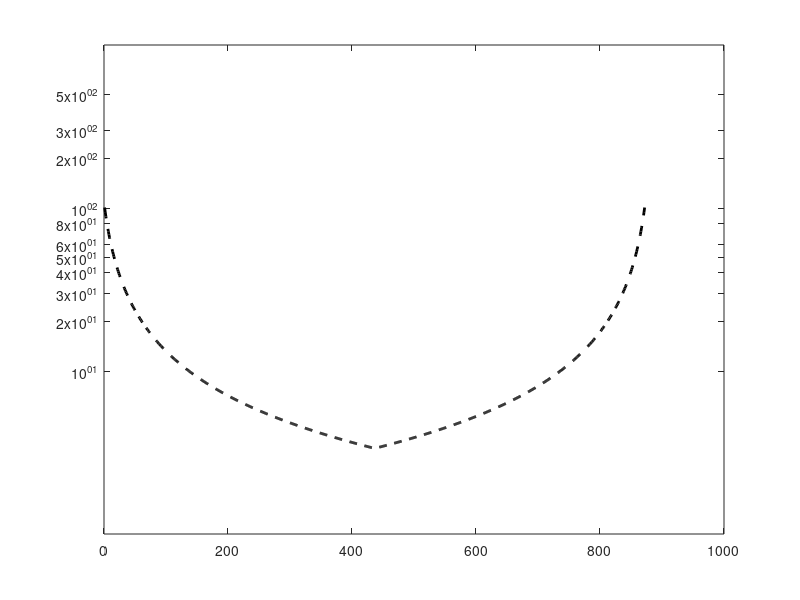
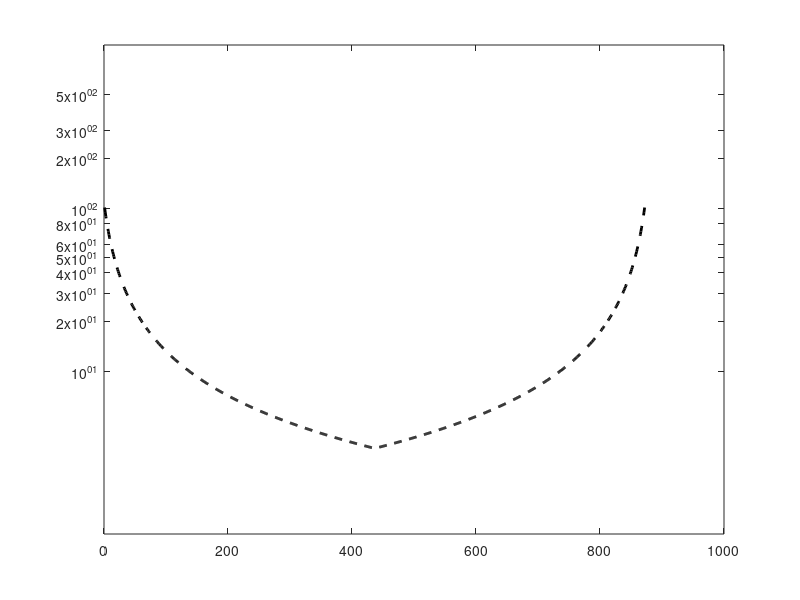

Recreate these plots in MATLAB, in order.
v = [100.663350928019
94.3718914950174
88.8206037600164
83.8861257733488
79.4710665221199
75.4975131960139
71.9023935200133
68.6341029054672
65.6500114747947
62.9145943300116
60.3980105568111
58.0750101507799
55.9240838488992
53.9267951400099
52.0672504800096
50.3316754640093
48.7080730296864
47.1859457475087
45.7560686036448
44.4103018800082
43.1414361120080
41.9430628866744
40.8094665924400
39.7355332610600
38.7166734338533
37.7487565980070
36.8280552175678
35.9511967600066
35.1151224167507
34.3170514527336
33.5544503093395
32.8250057373974
32.1266013600059
31.4572971650058
30.8153115085771
30.1990052784056
29.6068679200055
29.0375050753900
28.4896276211373
27.9620419244496
27.4536411621869
26.9633975700050
26.4903555073733
26.0336252400048
25.5923773545810
25.1658377320046
24.7532830150865
24.3540365148432
23.9674645066711
23.5929728737544
23.2300040603120
22.8780343018224
22.5365711032877
22.2051509400041
21.8833371582649
21.5707180560040
21.2669051256377
20.9715314433372
20.6842501906887
20.4047332962200
20.1326701856037
19.8677666305300
19.6097436872763
19.3583367169266
19.1132944800035
18.8743782990035
18.6413612829664
18.4140276087839
18.1921718544612
17.9755983800033
17.7641207520033
17.5575612083753
17.3557501600032
17.1585257263668
16.9657333024750
16.7772251546698
16.5928600430800
16.4125028686987
16.2360243432288
16.0633006800030
15.8942133044240
15.7286485825029
15.5664975661884
15.4076557542886
15.2520228678816
15.0995026392028
14.9500026130721
14.8034339600027
14.6597113001969
14.5187525376950
14.3804787040027
14.2448138105687
14.1116847095353
13.9810209622248
13.8527547148649
13.7268205810934
13.6031555308133
13.4816987850025
13.3623917161087
13.2451777536867
13.1300022949589
13.0168126200024
12.9055578112844
12.7961886772905
12.6886576800023
12.5829188660023
12.4789278009940
12.3766415075433
12.2760184058559
12.1770182574216
12.0796021113622
11.9837322533355
11.8893721568526
11.7964864368772
11.7050408055836
11.6150020301560
11.5263378925212
11.4390171509112
11.3530095031600
11.2682855516439
11.1848167697798
11.1025754700020
11.0215347731407
10.9416685791325
10.8629515389948
10.7853590280020
10.7088671200020
10.6334525628189
10.5590927546873
10.4857657216686
10.4134500960019
10.3421250953444
10.2717705028590
10.2023666481100
10.1338943887267
10.0663350928019
9.99967062198860
9.93388331526499
9.86895597333515
9.80487184363817
9.74161460593728
9.67916835846332
9.61751760458776
9.55664724000176
9.49654254037911
9.43718914950174
9.37857306782782
9.32068064148320
9.26349855165815
9.20701380439194
9.15121372072896
9.09608592723059
9.04161834682801
8.98779919000166
8.93461694627384
8.88206037600164
8.83011850245777
8.77878060418767
8.72803620763167
8.67787508000160
8.62828722240159
8.57926286318340
8.53079245152700
8.48286665123752
8.43547633475016
8.38861257733488
8.34226665149325
8.29643002153999
8.25109433836218
8.20625143434934
8.16189331848799
8.11801217161440
8.07460034181967
8.03165034000148
7.98915483555703
7.94710665221199
7.90549876398051
7.86432429125145
7.82357649699626
7.78324878309422
7.74333468677066
7.70382787714428
7.66472215187959
7.62601143394080
7.58768976844361
7.54975131960139
7.51219036776258
7.47500130653603
7.43817864000137
7.40171698000136
7.36561104351355
7.32985565009844
7.29444571942163
7.25937626884749
7.22464241110181
7.19023935200133
7.15616238824776
7.12240690528433
7.08896837521257
7.05584235476765
7.02302448335013
6.99051048111240
6.95829614709806
6.92637735743247
6.89475006356292
6.86341029054672
6.83235413538588
6.80157776540666
6.77107741668286
6.74084939250124
6.71089006186790
6.68119585805433
6.65176327718184
6.62258887684333
6.59366927476104
6.56500114747947
6.53658122909211
6.50840631000120
6.48047323570935
6.45277890564222
6.42532027200118
6.39809433864525
6.37109816000118
6.34432884000117
6.31778353104719
6.29145943300116
6.26535379220032
6.23946390049702
6.21378709432213
6.18832075377163
6.16306230171542
6.13800920292796
6.11315896323999
6.08850912871080
6.06405728482040
6.03980105568111
6.01573810326804
5.99186612666777
5.96818286134497
5.94468607842629
5.92137358400109
5.89824321843859
5.87529285572093
5.85252040279178
5.82992379891999
5.80750101507799
5.78525005333440
5.76316894626060
5.74125575635087
5.71950857545560
5.69792552422747
5.67650475157999
5.65524443415835
5.63414277582193
5.61319800713858
5.59240838488992
5.57177219158774
5.55128773500102
5.53095334769333
5.51076738657036
5.49072823243738
5.47083428956623
5.45108398527176
5.43147576949740
5.41200811440960
5.39267951400099
5.37348848370206
5.35443356000099
5.33551330007166
5.31672628140943
5.29807110147466
5.27954637734363
5.26115074536682
5.24288286083430
5.22474139764802
5.20672504800096
5.18883252206281
5.17106254767219
5.15341387003508
5.13588525142952
5.11847547091620
5.10118332405499
5.08400762262720
5.06694719436335
5.05000088267652
5.03316754640093
5.01644605953581
4.99983531099430
4.98333420435735
4.96694165763249
4.95065660301731
4.93447798666758
4.91840476846996
4.90243592181909
4.88657043339896
4.87080730296864
4.85514554315202
4.83958417923166
4.82412224894658
4.80875880229388
4.79349290133422
4.77832362000088
4.76325004391255
4.74827127018955
4.73338640727360
4.71859457475087
4.70389490317844
4.68928653391391
4.67476861894823
4.66034032074160
4.64600081206239
4.63174927582907
4.61758490495498
4.60350690219597
4.58951448000085
4.57560686036448
4.56178327468362
4.54804296361530
4.53438517693777
4.52080917341401
4.50731422065755
4.49389959500083
4.48056458136581
4.46730847313692
4.45413057203622
4.44103018800082
4.42800663906240
4.41505925122888
4.40218735836816
4.38939030209383
4.37666743165298
4.36401810381583
4.35144168276737
4.33893754000080
4.32650505421283
4.31414361120079
4.30185260376148
4.28963143159170
4.27747950119059
4.26539622576350
4.25338102512755
4.24143332561876
4.22955256000078
4.21773816737508
4.20598959309270
4.19430628866744
4.18268771169052
4.17113332574663
4.15964260033135
4.14821501077000
4.13685003813775
4.12554716918109
4.11430589624054
4.10312571717467
4.09200613528531
4.08094665924400
4.06994680301962
4.05900608580720
4.04812403195785
4.03730017090984
4.02653403712074
4.01582517000074
4.00517311384689
3.99457741777851
3.98403763567356
3.97355332610600
3.96312405228420
3.95274938199026
3.94242888752031
3.93216214562572
3.92194873745527
3.91178824849813
3.90168026852785
3.89162439154711
3.88162021573336
3.87166734338533
3.86176538087028
3.85191393857214
3.84211263084040
3.83236107593979
3.82265889600071
3.81300571697040
3.80340116856493
3.79384488422181
3.78433650105333
3.77487565980070
3.76546200478872
3.75609518388129
3.74677484843742
3.73750065326802
3.72827225659328
3.71908932000069
3.70995150840363
3.70085849000068
3.69180993623540
3.68280552175678
3.67384492438024
3.66492782504922
3.65605390779728
3.64722285971082
3.63843437089224
3.62968813442375
3.62098384633160
3.61232120555091
3.60369991389088
3.59511967600066
3.58658019933558
3.57808119412388
3.56962237333399
3.56120345264217
3.55282415040066
3.54448418760629
3.53618328786950
3.52792117738383
3.51969758489575
3.51151224167507
3.50336488148557
3.49525524055620
3.48718305755261
3.47914807354903
3.47115003200064
3.46318867871623
3.45526376183130
3.44737503178146
3.43952224127626
3.43170514527336
3.42392350095301
3.41617706769294
3.40846560704352
3.40078888270333
3.39314666049501
3.38553870834143
3.37796479624223
3.37042469625062
3.36291818245051
3.35544503093395
3.35544503093395
3.36291818245051
3.37042469625062
3.37796479624223
3.38553870834143
3.39314666049501
3.40078888270333
3.40846560704352
3.41617706769294
3.42392350095301
3.43170514527336
3.43952224127626
3.44737503178146
3.45526376183130
3.46318867871623
3.47115003200064
3.47914807354903
3.48718305755261
3.49525524055620
3.50336488148557
3.51151224167507
3.51969758489575
3.52792117738383
3.53618328786950
3.54448418760629
3.55282415040066
3.56120345264217
3.56962237333399
3.57808119412388
3.58658019933558
3.59511967600066
3.60369991389088
3.61232120555091
3.62098384633160
3.62968813442375
3.63843437089224
3.64722285971082
3.65605390779728
3.66492782504922
3.67384492438024
3.68280552175678
3.69180993623540
3.70085849000068
3.70995150840363
3.71908932000069
3.72827225659328
3.73750065326802
3.74677484843742
3.75609518388129
3.76546200478872
3.77487565980070
3.78433650105333
3.79384488422181
3.80340116856493
3.81300571697040
3.82265889600071
3.83236107593979
3.84211263084040
3.85191393857214
3.86176538087028
3.87166734338533
3.88162021573336
3.89162439154711
3.90168026852785
3.91178824849813
3.92194873745527
3.93216214562572
3.94242888752031
3.95274938199026
3.96312405228420
3.97355332610600
3.98403763567356
3.99457741777851
4.00517311384689
4.01582517000074
4.02653403712074
4.03730017090984
4.04812403195785
4.05900608580720
4.06994680301962
4.08094665924400
4.09200613528531
4.10312571717467
4.11430589624054
4.12554716918109
4.13685003813775
4.14821501077000
4.15964260033135
4.17113332574663
4.18268771169052
4.19430628866744
4.20598959309270
4.21773816737508
4.22955256000078
4.24143332561876
4.25338102512755
4.26539622576350
4.27747950119059
4.28963143159170
4.30185260376148
4.31414361120079
4.32650505421283
4.33893754000080
4.35144168276737
4.36401810381583
4.37666743165298
4.38939030209383
4.40218735836816
4.41505925122888
4.42800663906240
4.44103018800082
4.45413057203622
4.46730847313692
4.48056458136581
4.49389959500083
4.50731422065755
4.52080917341401
4.53438517693777
4.54804296361530
4.56178327468362
4.57560686036448
4.58951448000085
4.60350690219597
4.61758490495498
4.63174927582907
4.64600081206239
4.66034032074160
4.67476861894823
4.68928653391391
4.70389490317844
4.71859457475087
4.73338640727360
4.74827127018955
4.76325004391255
4.77832362000088
4.79349290133422
4.80875880229388
4.82412224894658
4.83958417923166
4.85514554315202
4.87080730296864
4.88657043339896
4.90243592181909
4.91840476846996
4.93447798666758
4.95065660301731
4.96694165763249
4.98333420435735
4.99983531099430
5.01644605953581
5.03316754640093
5.05000088267652
5.06694719436335
5.08400762262720
5.10118332405499
5.11847547091620
5.13588525142952
5.15341387003508
5.17106254767219
5.18883252206281
5.20672504800096
5.22474139764802
5.24288286083430
5.26115074536682
5.27954637734363
5.29807110147466
5.31672628140943
5.33551330007166
5.35443356000099
5.37348848370206
5.39267951400099
5.41200811440960
5.43147576949740
5.45108398527176
5.47083428956623
5.49072823243738
5.51076738657036
5.53095334769333
5.55128773500102
5.57177219158774
5.59240838488992
5.61319800713858
5.63414277582193
5.65524443415835
5.67650475157999
5.69792552422747
5.71950857545560
5.74125575635087
5.76316894626060
5.78525005333440
5.80750101507799
5.82992379891999
5.85252040279178
5.87529285572093
5.89824321843859
5.92137358400109
5.94468607842629
5.96818286134497
5.99186612666777
6.01573810326804
6.03980105568111
6.06405728482040
6.08850912871080
6.11315896323999
6.13800920292796
6.16306230171542
6.18832075377163
6.21378709432213
6.23946390049702
6.26535379220032
6.29145943300116
6.31778353104719
6.34432884000117
6.37109816000118
6.39809433864525
6.42532027200118
6.45277890564222
6.48047323570935
6.50840631000120
6.53658122909211
6.56500114747947
6.59366927476104
6.62258887684333
6.65176327718184
6.68119585805433
6.71089006186790
6.74084939250124
6.77107741668286
6.80157776540666
6.83235413538588
6.86341029054672
6.89475006356292
6.92637735743247
6.95829614709806
6.99051048111240
7.02302448335013
7.05584235476765
7.08896837521257
7.12240690528433
7.15616238824776
7.19023935200133
7.22464241110181
7.25937626884749
7.29444571942163
7.32985565009844
7.36561104351355
7.40171698000136
7.43817864000137
7.47500130653603
7.51219036776258
7.54975131960139
7.58768976844361
7.62601143394080
7.66472215187959
7.70382787714428
7.74333468677066
7.78324878309422
7.82357649699626
7.86432429125145
7.90549876398051
7.94710665221199
7.98915483555703
8.03165034000148
8.07460034181967
8.11801217161440
8.16189331848799
8.20625143434934
8.25109433836218
8.29643002153999
8.34226665149325
8.38861257733488
8.43547633475016
8.48286665123752
8.53079245152700
8.57926286318340
8.62828722240159
8.67787508000160
8.72803620763167
8.77878060418767
8.83011850245777
8.88206037600164
8.93461694627384
8.98779919000166
9.04161834682801
9.09608592723059
9.15121372072896
9.20701380439194
9.26349855165815
9.32068064148320
9.37857306782782
9.43718914950174
9.49654254037911
9.55664724000176
9.61751760458776
9.67916835846332
9.74161460593728
9.80487184363817
9.86895597333515
9.93388331526499
9.99967062198860
10.0663350928019
10.1338943887267
10.2023666481100
10.2717705028590
10.3421250953444
10.4134500960019
10.4857657216686
10.5590927546873
10.6334525628189
10.7088671200020
10.7853590280020
10.8629515389948
10.9416685791325
11.0215347731407
11.1025754700020
11.1848167697798
11.2682855516439
11.3530095031600
11.4390171509112
11.5263378925212
11.6150020301560
11.7050408055836
11.7964864368772
11.8893721568526
11.9837322533355
12.0796021113622
12.1770182574216
12.2760184058559
12.3766415075433
12.4789278009940
12.5829188660023
12.6886576800023
12.7961886772905
12.9055578112844
13.0168126200024
13.1300022949589
13.2451777536867
13.3623917161087
13.4816987850025
13.6031555308133
13.7268205810934
13.8527547148649
13.9810209622248
14.1116847095353
14.2448138105687
14.3804787040027
14.5187525376950
14.6597113001969
14.8034339600027
14.9500026130721
15.0995026392028
15.2520228678816
15.4076557542886
15.5664975661884
15.7286485825029
15.8942133044240
16.0633006800030
16.2360243432288
16.4125028686987
16.5928600430800
16.7772251546698
16.9657333024750
17.1585257263668
17.3557501600032
17.5575612083753
17.7641207520033
17.9755983800033
18.1921718544612
18.4140276087839
18.6413612829664
18.8743782990035
19.1132944800035
19.3583367169266
19.6097436872763
19.8677666305300
20.1326701856037
20.4047332962200
20.6842501906887
20.9715314433372
21.2669051256377
21.5707180560040
21.8833371582649
22.2051509400041
22.5365711032877
22.8780343018224
23.2300040603120
23.5929728737544
23.9674645066711
24.3540365148432
24.7532830150865
25.1658377320046
25.5923773545810
26.0336252400048
26.4903555073733
26.9633975700050
27.4536411621869
27.9620419244496
28.4896276211373
29.0375050753900
29.6068679200055
30.1990052784056
30.8153115085771
31.4572971650058
32.1266013600059
32.8250057373974
33.5544503093395
34.3170514527336
35.1151224167507
35.9511967600066
36.8280552175678
37.7487565980070
38.7166734338533
39.7355332610600
40.8094665924400
41.9430628866744
43.1414361120080
44.4103018800082
45.7560686036448
47.1859457475087
48.7080730296864
50.3316754640093
52.0672504800096
53.9267951400099
55.9240838488992
58.0750101507799
60.3980105568111
62.9145943300116
65.6500114747947
68.6341029054672
71.9023935200133
75.4975131960139
79.4710665221199
83.8861257733488
88.8206037600164
94.3718914950174
100.663350928019];

figure;
plot(v,'--k','LineWidth',2)
set(gca,'YScale','log')
yticks([0 10 20 30 40 50 60 80 100 200 300 500])
savefig('Cone of Influence')
saveas(gcf, 'Cone of Influence.pdf')